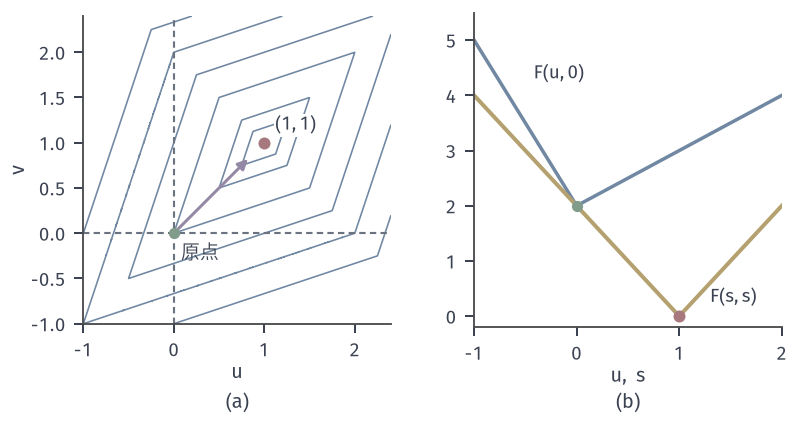

Python code for this plot:
from pathlib import Path
import sys
sys.path.insert(0, str(Path(__file__).resolve().parents[1]))
from block_common import *
HERE = Path(__file__).resolve().parent
# F(u,v)=2|u-v|+|u+v-2|: origin is coordinatewise minimal, global min at (1,1).
F = lambda u, v: 2*abs(u-v)+abs(u+v-2)
fig, (a, b) = figure(width_mm=112, height_mm=60, ncols=2)
panel(fig, .105, .985, .97, .23, wspace=.27)
U, V = np.meshgrid(np.linspace(-1, 2.4, 700), np.linspace(-1, 2.4, 700))
a.contour(U, V, F(U, V), levels=[.5, 1, 2, 3, 4, 5], colors=[BLUE], linewidths=.65)
a.plot([-1, 2.4], [0, 0], color=MUTED, lw=.85, ls=(0, (3, 2))); a.plot([0, 0], [-1, 2.4], color=MUTED, lw=.85, ls=(0, (3, 2)))
a.annotate('', xy=(.82, .82), xytext=(.05, .05), arrowprops=dict(arrowstyle='-|>', color=PURPLE, lw=1.2, shrinkA=0, shrinkB=0))
a.plot([0], [0], 'o', ms=4.5, color=GREEN, mew=0, zorder=5); opt(a, 1, 1)
a.text(.08, -.28, '原点', fontsize=7.5, color=INK); a.text(1.12, 1.14, '$(1,1)$', fontsize=7.5, color=INK, bbox=dict(fc='white', ec='none', pad=.6))
a.set_xlabel('$u$', labelpad=1); a.set_ylabel('$v$', labelpad=1); a.set_aspect('equal'); a.set_xlim(-1, 2.4); a.set_ylim(-1, 2.4)
t = np.linspace(-1, 2, 300)
b.plot(t, F(t, 0*t), color=BLUE, lw=1.4); b.plot(t, F(t, t), color=YELLOW, lw=1.6)
b.plot([0], [2], 'o', ms=4.5, color=GREEN, mew=0, zorder=5); opt(b, 1, 0)
b.text(-.42, 4.3, '$F(u,0)$', fontsize=7.5, color=INK); b.text(1.3, .25, '$F(s,s)$', fontsize=7.5, color=INK)
b.set_xlabel(r'$u,\ s$', labelpad=1); b.set_xlim(-1, 2); b.set_ylim(-.2, 5.5)
tag(fig, a, '(a)'); tag(fig, b, '(b)')
save(fig, HERE, 'figure', {'formula': '2|u-v|+|u+v-2|'})
